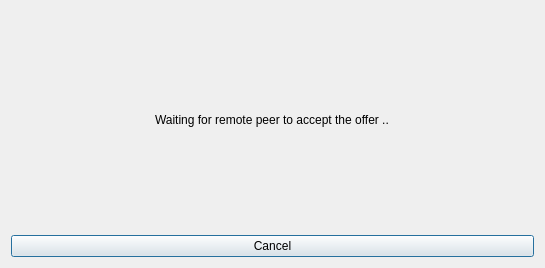
<?xml version="1.0" encoding="UTF-8"?>
<ui version="4.0">
 <class>VideoCallAckWaitDialog</class>
 <widget class="QDialog" name="VideoCallAckWaitDialog">
  <property name="geometry">
   <rect>
    <x>0</x>
    <y>0</y>
    <width>545</width>
    <height>268</height>
   </rect>
  </property>
  <property name="windowTitle">
   <string>Waiting for acknowledgement</string>
  </property>
  <layout class="QVBoxLayout" name="verticalLayout_2">
   <item>
    <layout class="QVBoxLayout" name="verticalLayout">
     <item alignment="Qt::AlignHCenter">
      <widget class="QLabel" name="label">
       <property name="text">
        <string>Waiting for remote peer to accept the offer ..</string>
       </property>
      </widget>
     </item>
     <item>
      <widget class="QPushButton" name="cancelButton">
       <property name="text">
        <string>Cancel</string>
       </property>
      </widget>
     </item>
    </layout>
   </item>
  </layout>
 </widget>
 <resources/>
 <connections/>
</ui>
